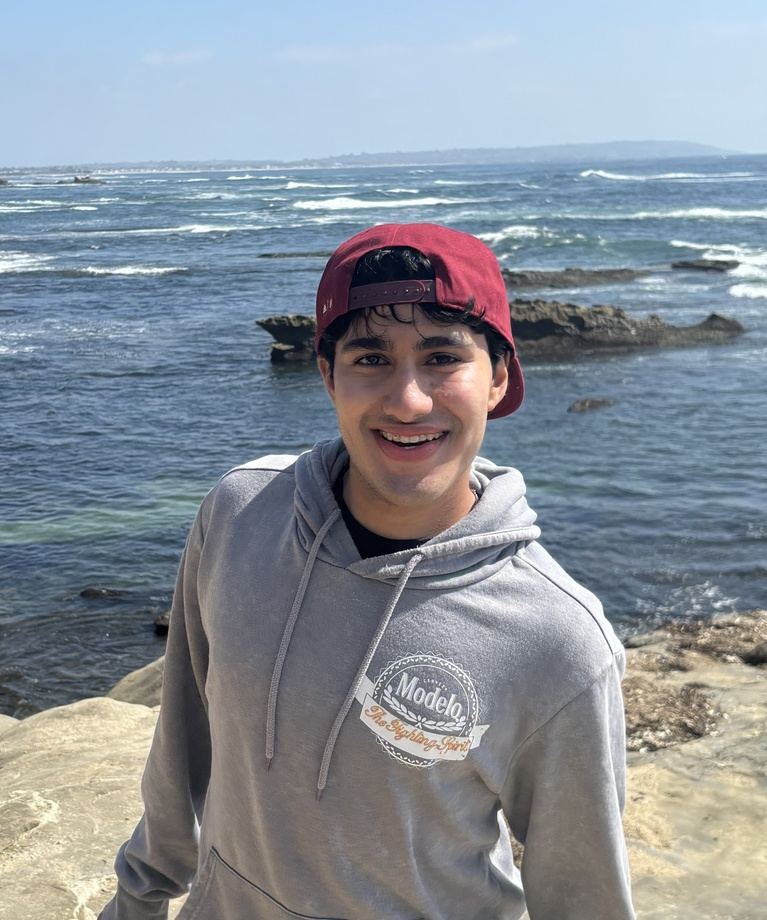
#> input picture projects/proj2/media/aarav.jpg, 767 x 920 px, shrunk from 2194 x 2633 before the run, found by its file name
$ python convolutions.py
#> lines starting #> are read from the running program, lines starting #| are printed output that depends on the picture
import os
import time
import cv2
import numpy as np
from scipy.signal import convolve2d
import matplotlib.pyplot as plt
from PIL import Image

def four_loop_convolution(image, kernel):
    height, width = image.shape
    kh, kw = kernel.shape

    # flip kernel
    kernel = np.flip(kernel)

    # pad so output is the same size as the input
    ph = kh // 2
    pw = kw // 2
    pad_img = np.pad(image, ((ph, ph), (pw, pw)))

    output = np.zeros((height, width))

    for i in range(height):
        for j in range(width):
            for ki in range(kh):
                for kj in range(kw):
                    output[i, j] += pad_img[i + ki, j + kj] * kernel[ki, kj]

    return output


def two_loop_convolution(image, kernel):
    height, width = image.shape
    kh, kw = kernel.shape

    kernel = np.flip(kernel)

    ph = kh // 2
    pw = kw // 2
    pad_img = np.pad(image, ((ph, ph), (pw, pw)))

    output = np.zeros((height, width))

    for i in range(height):
        for j in range(width):
            patch = pad_img[i:i + kh, j:j + kw]
            output[i, j] = np.sum(patch * kernel)

    return output

# [19 lines left out: function test_conv_implementation, not called in this run]


def compare_runtimes(image_path="aarav.jpg"):
#> called with image_path = 'aarav.jpg'
    image = np.array(Image.open(image_path).convert("L"), dtype=float) / 255.0
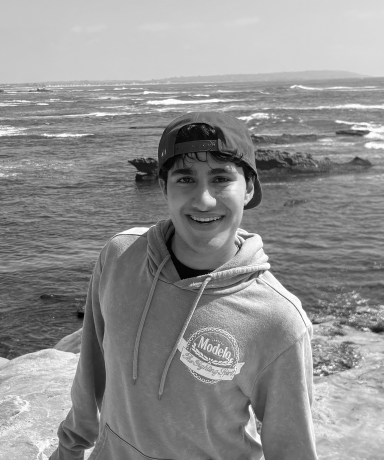
#> image: shape (920, 767) float64 (shown at 1/2 size); min 0, max 1, mean 0.564
    kernel = np.ones((5, 5)) / 25

    start = time.time()
    four_loop_convolution(image, kernel)
#> in four_loop_convolution, `pad_img = np.pad(image, ((ph, ph), (pw, pw)))`:
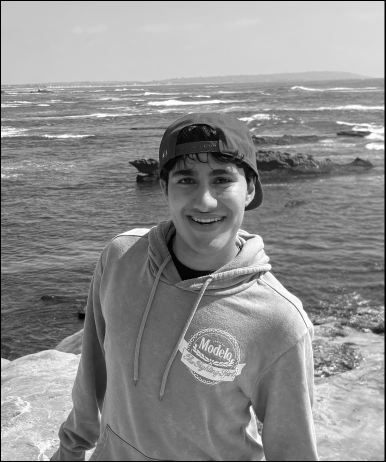
#> pad_img: shape (924, 771) float64 (shown at 1/2 size); min 0, max 1, mean 0.559
    four_loop_time = time.time() - start

    start = time.time()
    two_loop_convolution(image, kernel)
    two_loop_time = time.time() - start

    start = time.time()
    convolve2d(image, kernel, mode="same", boundary="fill", fillvalue=0)
    scipy_time = time.time() - start

    print(f"Four loop convolution: {four_loop_time:.6f} sec")
    print(f"Two loop convolution: {two_loop_time:.6f} sec")
    print(f"Scipy convolution: {scipy_time:.6f} sec")


# [49 lines left out: functions part_1_2_partials, part_1_2_magnitude, part_1_2_panel, not called in this run]


def gaussian_kernel_2d(ksize=9, sigma=1.5):
    g1 = cv2.getGaussianKernel(ksize, sigma)
    return g1 @ g1.T


# [57 lines left out: functions part_1_3_blurred_gradient, part_1_3_dog, part_2_1_sharpen, not called in this run]


def apply_filters(image_path):
    # load image as grayscale
    image = np.array(Image.open(image_path).convert("L"), dtype=float) / 255.0

    # filters
    box_filter = np.ones((9, 9)) / 81
    Dx = np.array([[1, 0, -1]])
    Dy = np.array([[1],
                   [0],
                   [-1]])

    # convolve
    blurred = two_loop_convolution(image, box_filter)
#> in two_loop_convolution (call 2), `pad_img = np.pad(image, ((ph, ph), (pw, pw)))`:
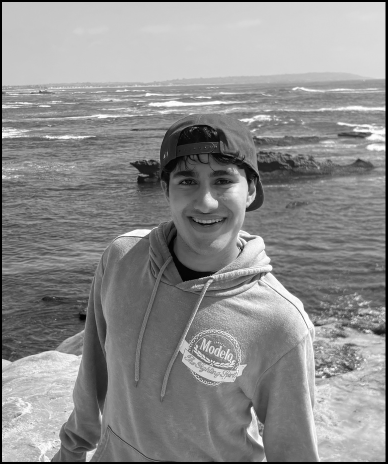
#> pad_img: shape (928, 775) float64 (shown at 1/2 size); min 0, max 1, mean 0.553
#> after the loop in two_loop_convolution (call 2), `for i in range(height):`:
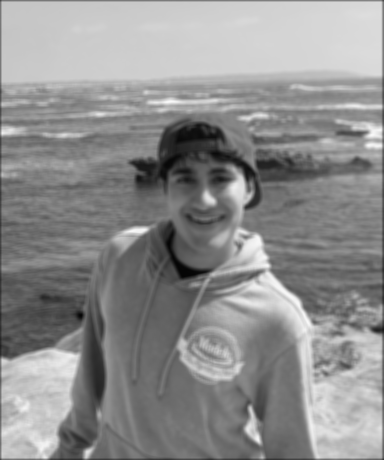
#> output: shape (920, 767) float64 (shown at 1/2 size); min 0.0149, max 0.982, mean 0.561
    dx = two_loop_convolution(image, Dx)
#> after the loop in two_loop_convolution (call 3), `for i in range(height):`:
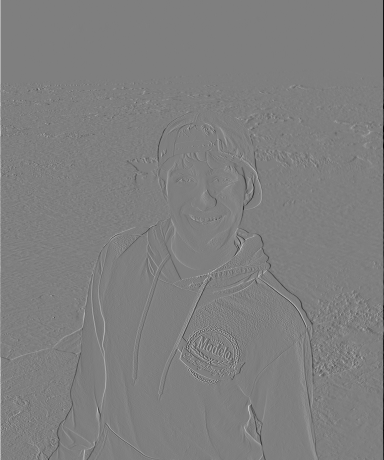
#> output: shape (920, 767) float64 (shown at 1/2 size); min -0.992, max 0.996, mean 0.000103; drawn with min black and max white
    dy = two_loop_convolution(image, Dy)
#> after the loop in two_loop_convolution (call 4), `for i in range(height):`:
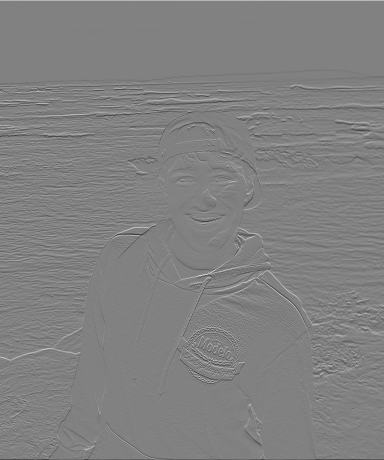
#> output: shape (920, 767) float64 (shown at 1/2 size); min -0.98, max 0.953, mean -0.000308; drawn with min black and max white

    # display
    fig, axes = plt.subplots(1, 4, figsize=(16, 5))

    axes[0].imshow(image, cmap="gray")
    axes[0].set_title("Original")

    axes[1].imshow(blurred, cmap="gray")
    axes[1].set_title("9x9 Box Filter")

    axes[2].imshow(np.abs(dx), cmap="gray")
    axes[2].set_title("Dx")

    axes[3].imshow(np.abs(dy), cmap="gray")
    axes[3].set_title("Dy")

    for ax in axes:
        ax.axis("off")

    plt.tight_layout()
    plt.show()
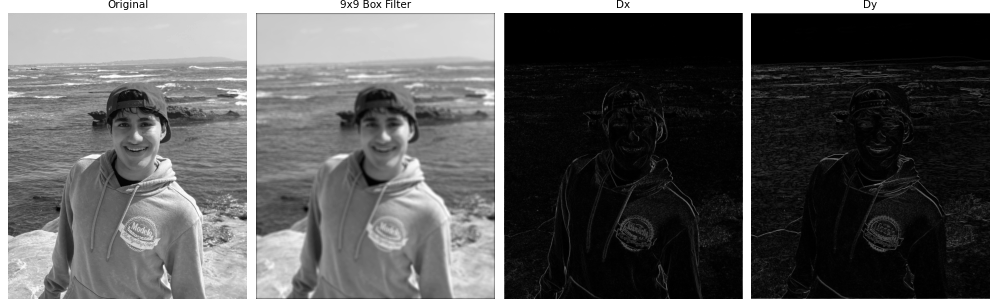
#> figure drawn by matplotlib, 4 panels


if __name__ == "__main__":
    compare_runtimes()
    apply_filters("aarav.jpg")

$ run again, with projects/proj2/media/DerekPicture.jpg copied over projects/proj2/media/aarav.jpg
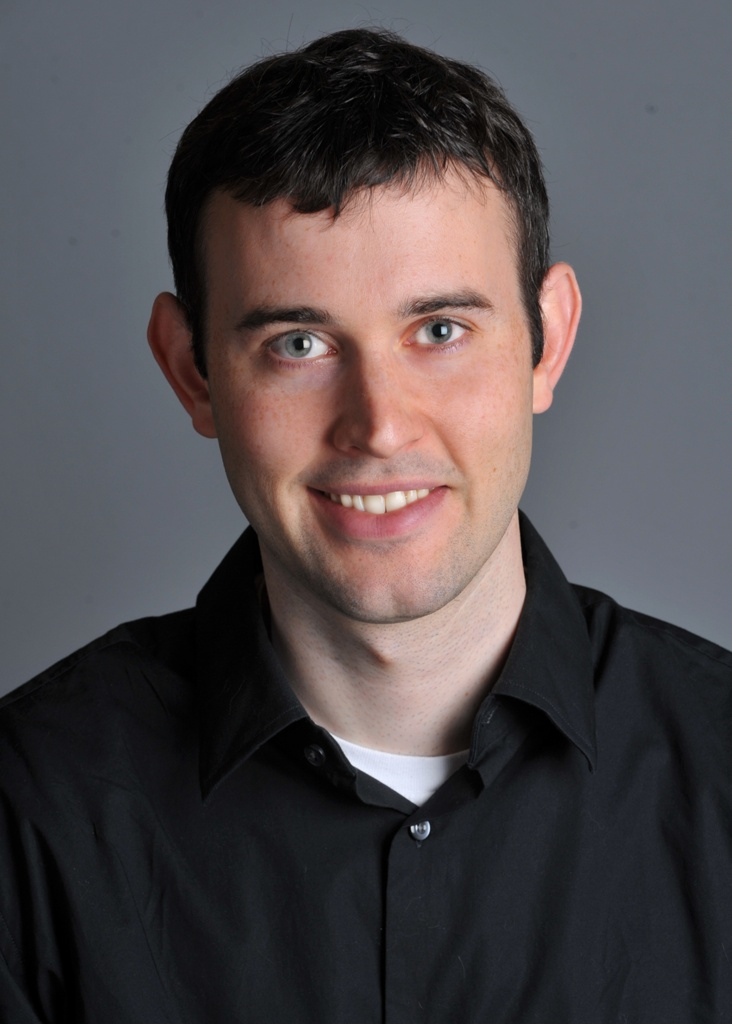
#> input picture projects/proj2/media/DerekPicture.jpg, 732 x 1024 px, found by its file name
#> after the loop in two_loop_convolution (call 3), `for i in range(height):`:
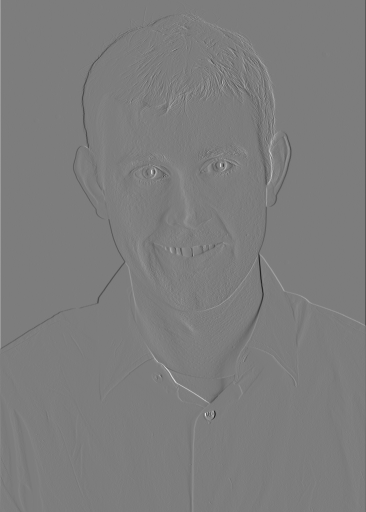
#> output: shape (1024, 732) float64 (shown at 1/2 size); min -0.773, max 0.8, mean 6.6e-05; drawn with min black and max white
#> in apply_filters, `plt.show()`:
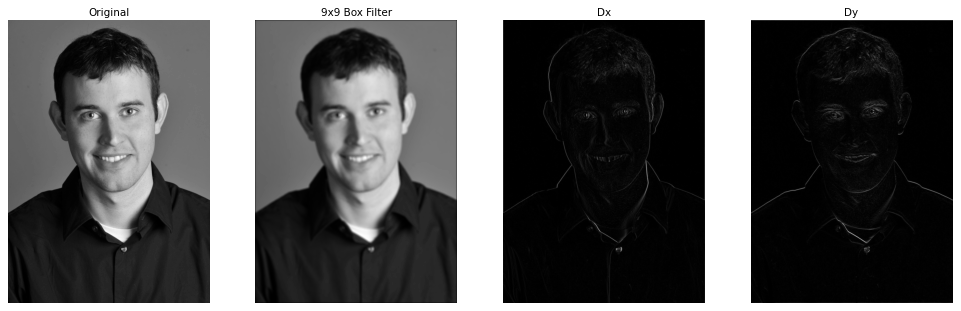
#> figure drawn by matplotlib, 4 panels

$ run again, with projects/proj2/media/nutmeg.jpg copied over projects/proj2/media/aarav.jpg
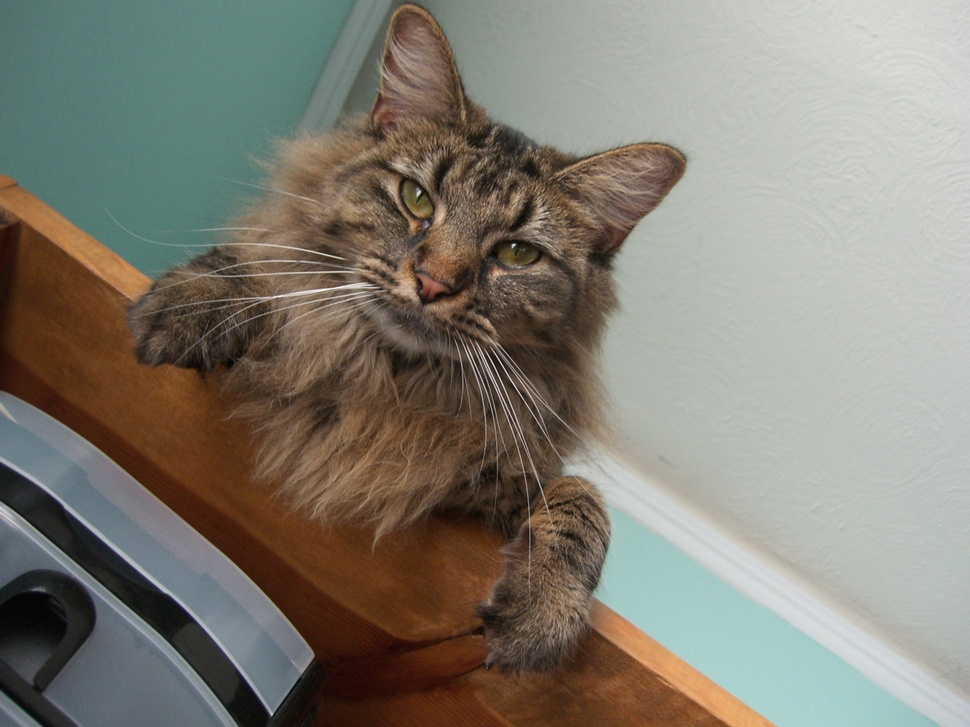
#> input picture projects/proj2/media/nutmeg.jpg, 970 x 727 px, shrunk from 1408 x 1056 before the run, found by its file name
#> after the loop in two_loop_convolution (call 4), `for i in range(height):`:
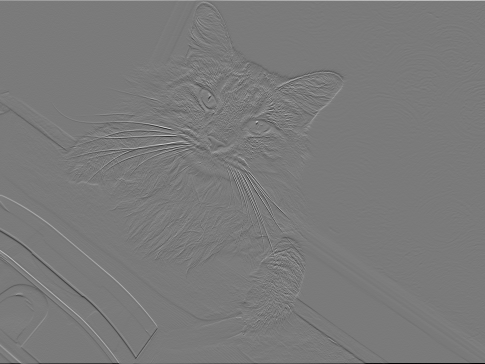
#> output: shape (727, 970) float64 (shown at 1/2 size); min -0.784, max 0.847, mean -0.000306; drawn with min black and max white
#> in apply_filters, `plt.show()`:
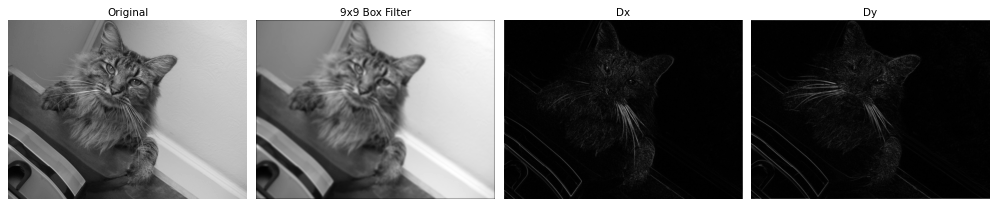
#> figure drawn by matplotlib, 4 panels
